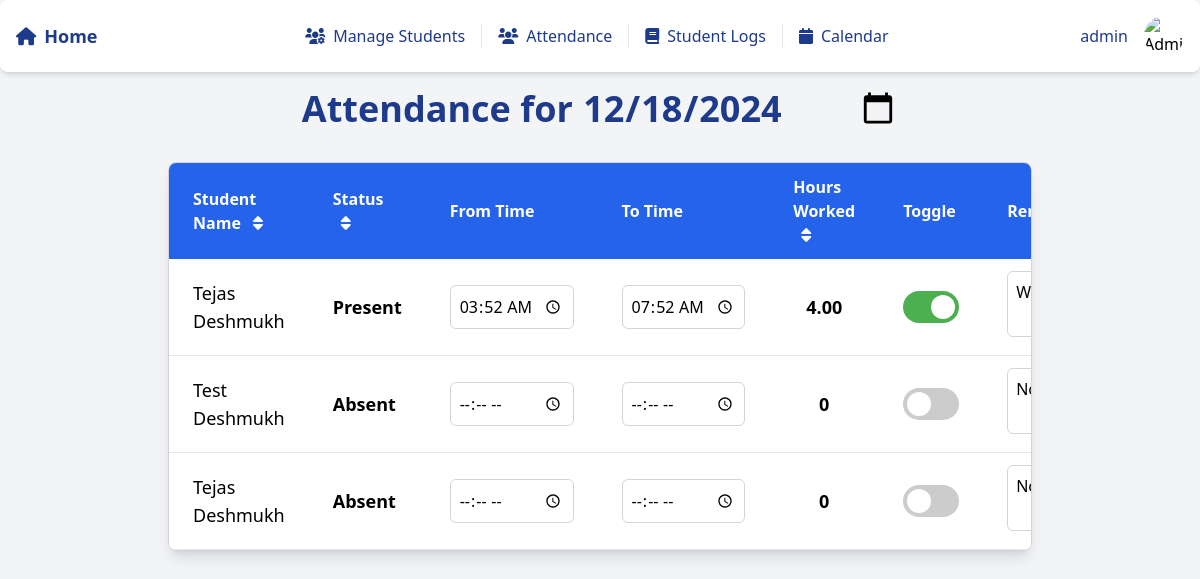
The app's page /attendance/ (signed in) with its own data.
### students/models.py (models this page shows, shortened)
class StudentProfile(models.Model):
    first_name = models.CharField(max_length=100)
    last_name = models.CharField(max_length=100)
    phone = models.CharField(max_length=15, default='0000000000')
    email = models.EmailField(unique=True)
    school = models.CharField(max_length=100, choices=[
        ('Toronto Business', 'Toronto Business'),
        ('School A', 'School A'),
        ('School B', 'School B'),
        ('School C', 'School C'),
        ('School D', 'School D'),
    ])
    lchaim_training_completed = models.BooleanField(default=False)
    police_check = models.BooleanField(default=False)
    med_docs = models.BooleanField(default=False)
    hours_requested = models.PositiveIntegerField(null=True, blank=True)
    hours_completed = models.PositiveIntegerField(default=0)
    shift_requested = models.CharField(max_length=10, choices=[
        ('Weekdays', 'Weekdays'),
        ('Weekends', 'Weekends'),
    ])
    lchaim_orientation_date = models.DateField()
    skills_book_completed = models.BooleanField(default=False)
    comments = models.TextField(blank=True, null=True)
    def __str__(self):
        return f"{self.first_name} {self.last_name}"

class VolunteerLog(models.Model):
    student = models.ForeignKey(StudentProfile, on_delete=models.CASCADE, related_name="volunteer_logs")
    date = models.DateField()
    start_time = models.TimeField(null=True, blank=True)
    end_time = models.TimeField(null=True, blank=True)
    hours_worked = models.DecimalField(max_digits=5, decimal_places=2, null=True)
    status = models.CharField(max_length=10, choices=[('Present', 'Present'), ('Absent', 'Absent')], default='Absent')
    notes = models.TextField(blank=True, null=True)
    def __str__(self):
        return f"Log for {self.student} on {self.date}"
    class Meta:
        ordering = ['date']

### students/views.py (the view)
    def wrap(request, *args, **kwargs):
        if not request.user.groups.filter(name='Admin').exists():
            return redirect('student_profile_list')
        return function(request, *args, **kwargs)

### students/views.py (called while the page is built)
def admin_required(function):
    def wrap(request, *args, **kwargs):
        if not request.user.groups.filter(name='Admin').exists():
            return redirect('student_profile_list')
        return function(request, *args, **kwargs)
    return wrap

### students/templates/attendance/attendance.html (shortened to what this page needs)
<!DOCTYPE html>
<html lang="en">
<head>
    <link href="https://cdn.jsdelivr.net/npm/tailwindcss@2.0.4/dist/tailwind.min.css" rel="stylesheet">
</head>
<body class="bg-gray-100 font-sans">
    {% include 'navbar.html' %}
    <div class="container mx-auto mt-16 px-6 lg:px-20 py-6">
        <h1 class="text-4xl font-semibold text-blue-900 mb-8 text-center">Attendance for
            <input type="date" id="attendance-date"
                class="text-4xl font-semibold text-blue-900 bg-transparent border-none focus:outline-none"
                value="{{ today|date:" Y-m-d" }}" onchange="updateDate(this)">
        </h1>
        <div class="overflow-x-auto bg-white border border-gray-300 rounded-lg shadow-lg">
            <table class="w-full table-auto" id="attendance-table">
                <thead class="bg-blue-600 text-white">
                    <tr>
                        <th class="px-6 py-3 text-left">
                            Student Name
                            <button onclick="sortTable(0)" class="ml-2 text-white">
                                <i class="fas fa-sort"></i>
                            </button>
                        </th>
                        <th class="px-6 py-3 text-left">
                            Status
                            <button onclick="sortTable(1)" class="ml-2 text-white">
                                <i class="fas fa-sort"></i>
                            </button>
                        </th>
                        <th class="px-6 py-3 text-left">From Time</th>
                        <th class="px-6 py-3 text-left">To Time</th>
                        <th class="px-6 py-3 text-left">
                            Hours Worked
                            <button onclick="sortTable(4)" class="ml-2 text-white">
                                <i class="fas fa-sort"></i>
                            </button>
                        </th>
                        <th class="px-6 py-3 text-left">Toggle</th>
                        <th class="px-6 py-3 text-left">Remarks</th>
                    </tr>
                </thead>
                <tbody>
                    {% for student_log in students %}
                    <tr class="border-b hover:bg-gray-50">
                        <td class="px-6 py-3 text-lg">{{ student_log.student.first_name }} {{ student_log.student.last_name }}</td>
                        <td class="px-6 py-3">
                            <span class="status-text text-lg font-semibold"
                                data-student-id="{{ student_log.student.id }}">
                                {{ student_log.log.status|default:'Present' }}
                            </span>
                        </td>
                        <td class="px-6 py-3">
                            <input type="time" class="from-time w-full p-2 border border-gray-300 rounded-md"
                                data-student-id="{{ student_log.student.id }}"
                                value="{{ student_log.log.start_time|time:'H:i' }}"
                                onchange="calculateAndSaveHours(this)">
                        </td>
                        <td class="px-6 py-3">
                            <input type="time" class="to-time w-full p-2 border border-gray-300 rounded-md"
                                data-student-id="{{ student_log.student.id }}"
                                value="{{ student_log.log.end_time|time:'H:i' }}"
                                onchange="calculateAndSaveHours(this)">
                        </td>
                        <td class="px-6 py-3 text-center">
                            <span class="hours-worked text-lg font-semibold"
                                data-student-id="{{ student_log.student.id }}">
                                {{ student_log.log.hours_worked|default:0 }}
                            </span>
                        </td>
                        <td class="px-6 py-3">
                            <label class="flex items-center cursor-pointer">
                                <div class="relative">
                                    <div class="block bg-gray-300 w-14 h-8 rounded-full transition-colors duration-300"></div>
                                    <div class="dot absolute left-1 top-1 bg-white w-6 h-6 rounded-full transition-transform duration-300"></div>
                                </div>
                            </label>
                        </td>
                        <td class="px-6 py-3">
                            <textarea name="notes" class="remarks-field w-full p-2 border border-gray-300 rounded-md"
                                data-student-id="{{ student_log.student.id }}"
                                oninput="saveAttendance(this)">{{ student_log.log.notes }}</textarea>
                        </td>
                    </tr>
                    {% endfor %}
                </tbody>
            </table>
        </div>
    </div>
</body>
</html>

### students/templates/navbar.html (shortened to what this page needs)
<!DOCTYPE html>
<html lang="en">
<head>
    <link href="https://cdnjs.cloudflare.com/ajax/libs/font-awesome/6.0.0-beta3/css/all.min.css" rel="stylesheet">
    <script src="https://cdn.tailwindcss.com"></script>
</head>
<body class="bg-gray-100">
<div class="flex justify-between items-center bg-white shadow-md p-4 rounded-lg z-20 fixed w-full top-0 left-0">
    <div class="flex items-center space-x-4">
        <a href="/" class="text-blue-900 hover:text-blue-700 text-lg font-semibold flex items-center space-x-2 transition duration-300">
            <i class="fas fa-home"></i>
            <span>Home</span>
        </a>
    </div>
    <div class="flex items-center space-x-4">
        <a href="{% url 'student_profile_list' %}"  class="text-blue-900 hover:text-blue-700 flex items-center space-x-2 transition duration-300 border-r pr-4">
            <i class="fas fa-users-cog"></i> <span>Manage Students</span>
        </a>
        <a href="{% url 'student_attendance' %}" class="text-blue-900 hover:text-blue-700 flex items-center space-x-2 transition duration-300 border-r pr-4">
            <i class="fas fa-users"></i> <span>Attendance</span>
        </a>
        <a href="{% url 'student_logs' %}" class="text-blue-900 hover:text-blue-700 flex items-center space-x-2 transition duration-300 border-r pr-4">
            <i class="fas fa-book"></i> <span>Student Logs</span>
        </a>
        <a href="{% url 'calendar_student_logs' %}" class="text-blue-900 hover:text-blue-700 flex items-center space-x-2 transition duration-300">
            <i class="fas fa-calendar"></i> <span>Calendar</span>
        </a>
    </div>
    <div class="flex items-center space-x-4">
        <span class="text-blue-900">{{ user.username }}</span>
        <div class="relative">
            {% if user.is_superuser %}
            <img src="https://imgs.search.brave.com/NC51VdJXCpWmrErvqbLS_f4HHRojgDZTWB6Bi_doPWA/rs:fit:860:0:0:0/g:ce/aHR0cHM6Ly9pbWcu/ZnJlZXBpay5jb20v/ZnJlZS1waG90by9w/b3J0cmFpdC1zZW5p/b3ItZmVtYWxlLXBy/b2Zlc3Nvci1lZHVj/YXRpb24tZGF5XzIz/LTIxNTA5ODAwODgu/anBnP3NlbXQ9YWlz/X2h5YnJpZA" alt="Admin Avatar" class="w-10 h-10 rounded-full cursor-pointer">
            {% else %}
            <img src="https://imgs.search.brave.com/4dZymj9_G3yyq_rtQBB3436cJcDYW3nWByX4-l_re3s/rs:fit:500:0:0:0/g:ce/aHR0cHM6Ly9pLnBp/bmltZy5jb20vb3Jp/Z2luYWxzL2FmL2Y5/LzVkL2FmZjk1ZGMx/MjVhMzg1ZDBkNmM1/YzVlNDdiNjliMzdh/LmpwZw" alt="School Avatar" class="w-10 h-10 rounded-full cursor-pointer">
            {% endif %}
        </div>
    </div>
</div>
</body>
</html>

### records on screen
StudentProfile: student.first_name "Tejas", student.last_name "Deshmukh", log.status "Present", log.start_time "03:52", log.end_time "07:52", log.hours_worked "4.00", notes "Wow"
StudentProfile: student.first_name "Test", student.last_name "Deshmukh", log.status "Absent", log.hours_worked "0", notes "None"
StudentProfile: student.first_name "Tejas", student.last_name "Deshmukh", log.status "Absent", log.hours_worked "0", notes "None"

### other values on screen
{{ user.username }} "admin"
